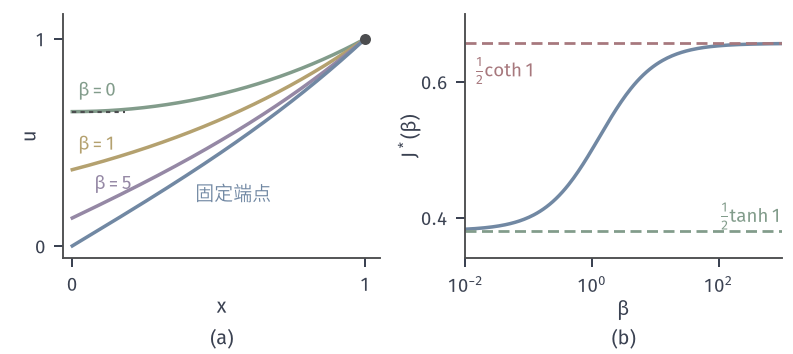

Recreate this plot in Python.
from pathlib import Path
import sys
HERE = Path(__file__).resolve().parent
sys.path.insert(0, str(HERE.parent/'func-common'))
from func_fig import *
# E+beta/2 u(0)^2，u(1)=1：u=(cosh x+beta sinh x)/(cosh 1+beta sinh 1)。
fig, axes = figure(width_mm=112, height_mm=50, ncols=2)
panel(fig, left=.08, wspace=.27, bottom=.27)
ax = axes[0]
c1, s1 = np.cosh(1), np.sinh(1)
for beta, col, lab, xy in ((0, GREEN, r'$\beta=0$', (.02, .72)), (1, YELLOW, r'$\beta=1$', (.02, .46)), (5, PURPLE, r'$\beta=5$', (.075, .27))):
    ax.plot(X, (np.cosh(X)+beta*np.sinh(X))/(c1+beta*s1), color=col, lw=1.4)
    ax.text(*xy, lab, color=col, fontsize=7.5)
ax.plot(X, np.sinh(X)/s1, color=BLUE, lw=1.4)
ax.text(.42, .22, r'固定端点', color=BLUE, fontsize=7.5)
ax.plot([0, .18], [1/c1, 1/c1], color=STROKE, lw=.85, ls=(0, (2, 2)))
ax.plot([1], [1], 'o', ms=4.4, color=STROKE, mew=0, zorder=6)
ax.set_xlim(-.03, 1.05); ax.set_ylim(-.06, 1.12); ax.set_xticks([0, 1]); ax.set_yticks([0, 1]); ax.set_xlabel('$x$', labelpad=1); ax.set_ylabel('$u$', labelpad=-2)
ax = axes[1]
b = np.logspace(-2, 3, 200); val = .5*(s1+b*c1)/(c1+b*s1)
ax.semilogx(b, val, color=BLUE, lw=1.4)
ax.axhline(.5*s1/c1, color=GREEN, lw=1.1, ls=(0, (4, 2))); ax.axhline(.5*c1/s1, color=RED, lw=1.1, ls=(0, (4, 2)))
ax.text(1000, .5*s1/c1+.012, r'$\frac{1}{2}\tanh 1$', color=GREEN, fontsize=7.5, ha='right')
ax.text(.014, .5*c1/s1-.02, r'$\frac{1}{2}\coth 1$', color=RED, fontsize=7.5, va='top')
ax.set_xlim(.01, 1000); ax.set_ylim(.34, .7); ax.set_xticks([.01, 1, 100]); ax.minorticks_off(); ax.set_yticks([.4, .6]); ax.set_yticklabels(['0.4', '0.6']); ax.set_xlabel(r'$\beta$', labelpad=1); ax.set_ylabel(r'$J^*(\beta)$', labelpad=0)
tags(fig, axes)
save(fig, HERE, 'figure', {'tanh/2': .5*s1/c1, 'coth/2': .5*c1/s1})
